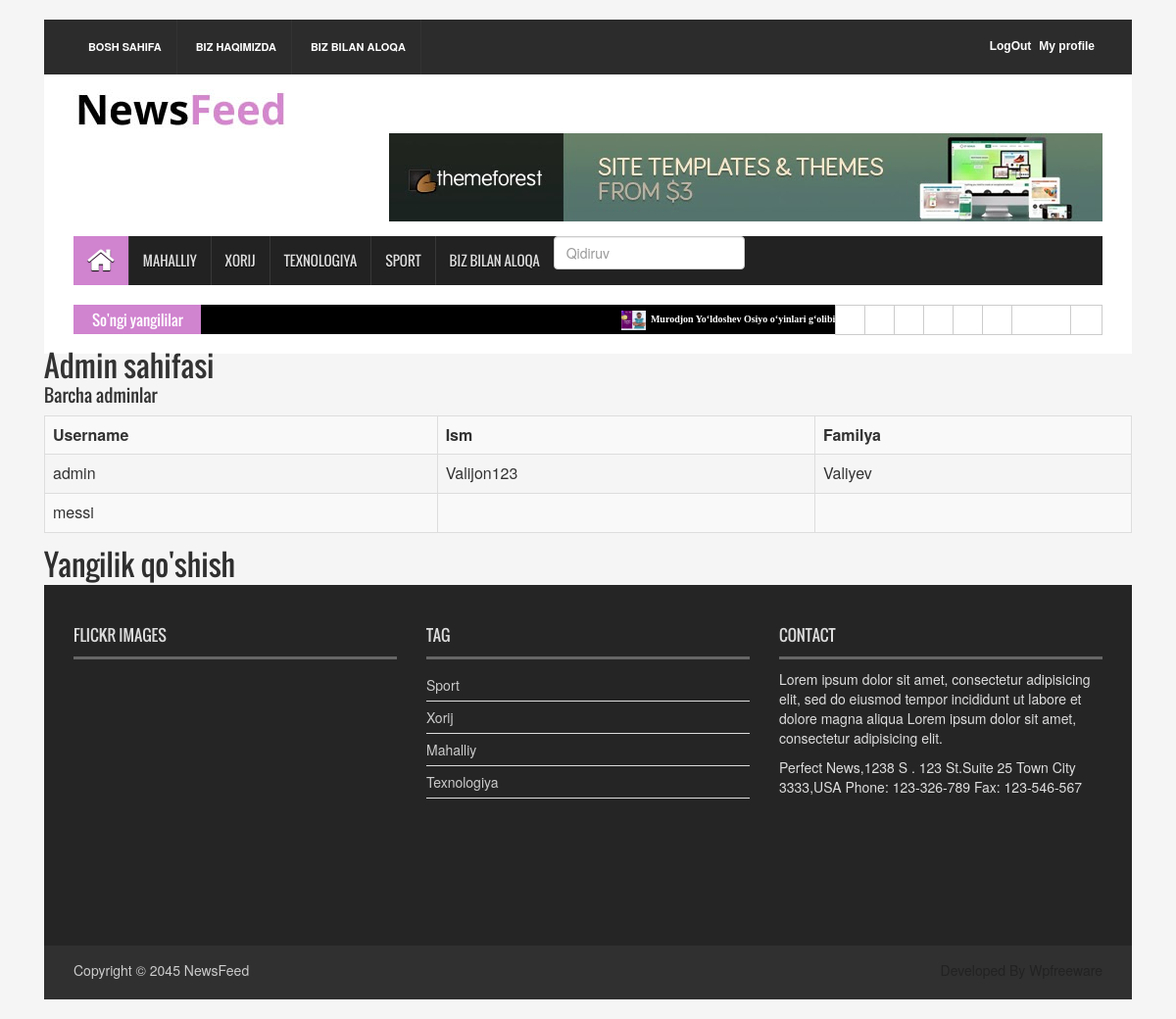
The page /admin-page/ (signed in) on the database its author committed.
### news_app/models.py (models this page shows, shortened)
class News(models.Model):
    class Status(models.TextChoices):
        Draft = 'DF', 'Draft'
        Published = 'PB', 'Published'
    title = models.CharField(max_length=250)
    slug = models.SlugField(max_length=250)
    body = models.TextField()
    image = models.ImageField(upload_to='news/images')
    category = models.ForeignKey(Category, on_delete=models.CASCADE)
    publish_time = models.DateTimeField(default=timezone.now)
    created_tile = models.DateTimeField(auto_now_add=True)
    updated_time = models.DateTimeField(auto_now=True)
    status = models.CharField(max_length=2, choices=Status.choices, default=Status.Draft)
    objects = models.Manager()  # default manager
    published = PublishedManager()
    class Meta:
        ordering = ['-publish_time']
    def get_absolute_url(self):
        return reverse("news_detail_page", args = [self.slug])

class Category(models.Model):
    name = models.CharField(max_length=250)

### news_app/views.py (the view)
# urls.py: path('admin-page/', admin_page_view, name = 'admin_page'),
@login_required
@user_passes_test(lambda user: user.is_superuser)
def admin_page_view(request):
    admin_info = User.objects.filter(is_superuser=True)
    context = {
        'admin_info':admin_info
    }
    return render(request, 'pages/admin_page.html', context)

### news_app/context_processor.py (called while the page is built)
def common_info(request):
    latest_new = News.published.all()[:5]
    categories = Category.objects.all()
    context = {
        'latest_new':latest_new,
        'categories':categories
    }
    return context

### news_app/models.py (called while the page is built)
    def get_queryset(self):
        return super().get_queryset().filter(status=News.Status.Published)

### templates/pages/admin_page.html (shortened to what this page needs)
{%extends 'news/base.html'%}
{%load static%}
{%block content%}
<h2>Admin sahifasi</h2>
<h4>Barcha adminlar</h4>
<table class="table table-bordered table-responsive table-striped">
    <tr>
        <th>Username</th>
        <th>Ism</th>
        <th>Familya</th>
    </tr>
    {%for user in admin_info%}
    <tr>
        <td>{{user.username}}</td>
        <td>{{user.first_name}}</td>
        <td>{{user.last_name}}</td>
    </tr>
    {%endfor%}
</table>
<h2>
    <a href="{%url 'news_create_page'%}">
        Yangilik qo'shish
    </a>
</h2>
{%endblock content%}

### templates/news/base.html (shortened to what this page needs)
{% load static %}
<html>
<head>
  <link rel="stylesheet" type="text/css" href='{% static "css/bootstrap-grid.css"%}'>
<link rel="stylesheet" type="text/css" href='{% static "css/bootstrap-grid.min.css"%}'>
<link rel="stylesheet" type="text/css" href='{% static "css/bootstrap.min.css"%}'>
<link rel="stylesheet" type="text/css" href='{% static "css/font-awesome.min.css" %}'>
<link rel="stylesheet" type="text/css" href='{% static "css/animate.css"%}'>
<link rel="stylesheet" type="text/css" href='{% static "css/font.css"%}'>
<link rel="stylesheet" type="text/css" href='{% static "css/li-scroller.css"%}'>
<link rel="stylesheet" type="text/css" href='{% static "css/slick.css"%}'>
<link rel="stylesheet" type="text/css" href='{% static "css/jquery.fancybox.css"%}'>
<link rel="stylesheet" type="text/css" href='{% static "css/theme.css"%}'>
<link rel="stylesheet" type="text/css" href='{% static "css/style.css"%}'>
</head>
<body>
<div class="container">
  <header id="header">
    <div class="row">
      <div class="col-lg-12 col-md-12 col-sm-12">
        <div class="header_top">
          <div class="header_top_left">
            <ul class="top_nav">
              <li><a href="{%  url 'home_page' %}">Bosh sahifa</a></li>
              <li><a href="#">Biz haqimizda</a></li>
              <li><a href="{%  url 'contact_page' %}">Biz bilan aloqa</a></li>
            </ul>
          </div>
          <div class="header_top_right">
            {%if request.user.is_authenticated%}
            <p><a href="{%url 'user_profile'%}" style="color:white;">My profile</a></p>
            <p><a href="{%url 'logout'%}" style="color:white;">LogOut</a></p>
            {%else%}
            <p><a href="{%url 'user_register'%}" style="color:white;">SignUp</a></p>
            <p><a href="{%url 'login'%}" style="color:white;">Login</a></p>
            {%endif%}
          </div>
        </div>
      </div>
      <div class="col-lg-12 col-md-12 col-sm-12">
        <div class="header_bottom">
          <div class="logo_area"><a href="home.html" class="logo"><img src="{%static 'images/logo.jpg'%}" alt=""></a></div>
          <div class="add_banner"><a href="#"><img src="{%static 'images/addbanner_728x90_V1.jpg'%}" alt=""></a></div>
        </div>
      </div>
    </div>
  </header>
  <section id="navArea">
    <nav class="navbar navbar-inverse" role="navigation">
      <div id="navbar" class="navbar-collapse collapse">
        <ul class="nav navbar-nav main_nav">
          <li class="active"><a href="{%  url 'home_page'  %}"><span class="fa fa-home desktop-home"></span><span class="mobile-show">Bosh sahifa</span></a></li>
          <li><a href="{% url 'local_news_page' %}">Mahalliy</a></li>
          <li><a href="{% url 'foreign_news_page'%}">Xorij</a></li>
          <li><a href="{% url 'technology_news_page'%}">Texnologiya</a></li>
          <li><a href="{%url 'sport_news_page'%}">Sport</a></li>
          <li><a href="{% url 'contact_page' %}">Biz bilan aloqa</a></li>
          <li>
            <form method="get" action="{% url 'search_result' %}">
              <input type="search" name="q" placeholder="Qidiruv" class="form-control">
            </form>
          </li>
        </ul>
      </div>
    </nav>
  </section>
  <section id="newsSection">
    <div class="row">
      <div class="col-lg-12 col-md-12">
        <div class="latest_newsarea"> <span>So'ngi yangililar</span>
          <ul id="ticker01" class="news_sticker">
            {%for new in latest_new%}
            <li><a href="{{new.get_absolute_url}}"><img src="{{new.image.url}}" alt="">{{new.title}}</a></li>
            {% endfor %}
          </ul>
          <div class="social_area">
            <ul class="social_nav">
              <li class="facebook"><a href="#"></a></li>
              <li class="twitter"><a href="#"></a></li>
              <li class="flickr"><a href="#"></a></li>
              <li class="pinterest"><a href="#"></a></li>
              <li class="googleplus"><a href="#"></a></li>
              <li class="vimeo"><a href="#"></a></li>
              <li class="youtube"><a href="#"></a></li>
              <li class="mail"><a href="#"></a></li>
            </ul>
          </div>
        </div>
      </div>
    </div>
  </section>
  {% block content %}
  {% endblock content %}
    <footer id="footer">
    <div class="footer_top">
      <div class="row">
        <div class="col-lg-4 col-md-4 col-sm-4">
          <div class="footer_widget wow fadeInLeftBig">
            <h2>Flickr Images</h2>
          </div>
        </div>
        <div class="col-lg-4 col-md-4 col-sm-4">
          <div class="footer_widget wow fadeInDown">
            <h2>Tag</h2>
            <ul class="tag_nav">
              {%for category in categories%}
              <li><a href="#">{{category.name}}</a></li>
              {%endfor%}
            </ul>
          </div>
        </div>
        <div class="col-lg-4 col-md-4 col-sm-4">
          <div class="footer_widget wow fadeInRightBig">
            <h2>Contact</h2>
            <p>Lorem ipsum dolor sit amet, consectetur adipisicing elit, sed do eiusmod tempor incididunt ut labore et dolore magna aliqua Lorem ipsum dolor sit amet, consectetur adipisicing elit.</p>
            <address>
            Perfect News,1238 S . 123 St.Suite 25 Town City 3333,USA Phone: 123-326-789 Fax: 123-546-567
            </address>
          </div>
        </div>
      </div>
    </div>
    <div class="footer_bottom">
      <p class="copyright">Copyright &copy; 2045 <a href="index.html">NewsFeed</a></p>
      <p class="developer">Developed By Wpfreeware</p>
    </div>
  </footer>
</div>
</body>
</html>

### static/css/li-scroller.css (style rules this page uses)
ul.newsticker { position:relative; left:750px; font:bold 10px Verdana; list-style-type:none; margin:0; padding:0 }
ul.newsticker li { float:left; margin:0; padding:0 }
ul.newsticker a { white-space:nowrap; padding:0; color:#fff; margin:0 50px 0 0 }
ul.newsticker a > img { height:20px; margin-right:5px; width:25px }

### static/css/theme.css (style rules this page uses)
.navbar-inverse .navbar-nav > .active > a, .navbar-inverse .navbar-nav > .active > a:hover, .navbar-inverse .navbar-nav > .active > a:focus { background-color:#d083cf }
.latest_newsarea span { background:none repeat scroll 0 0 #d083cf }

### rows shown on the page
News: image (picture), title "Murodjon Yo‘ldoshev Osiyo o‘yinlari g‘olibi bo‘ldi"
Category: name "Sport"
Category: name "Xorij"
Category: name "Mahalliy"
Category: name "Texnologiya"

### other values the page prints
{{ user.username }} "admin"
{{ user.first_name }} "Valijon123"
{{ user.last_name }} "Valiyev"
{{ user.username }} "messi"
